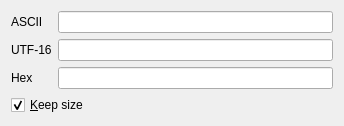
<?xml version="1.0" encoding="UTF-8"?>
<ui version="4.0">
 <author>Evan Teran</author>
 <class>BinaryStringWidget</class>
 <widget class="QWidget" name="BinaryStringWidget">
  <property name="geometry">
   <rect>
    <x>0</x>
    <y>0</y>
    <width>344</width>
    <height>105</height>
   </rect>
  </property>
  <property name="windowTitle">
   <string>BinaryString</string>
  </property>
  <layout class="QGridLayout">
   <item row="2" column="1">
    <widget class="QLineEdit" name="txtHex">
     <property name="font">
      <font>
       <family>Monospace</family>
      </font>
     </property>
    </widget>
   </item>
   <item row="0" column="1">
    <widget class="QLineEdit" name="txtAscii">
     <property name="font">
      <font>
       <family>Monospace</family>
      </font>
     </property>
    </widget>
   </item>
   <item row="1" column="0">
    <widget class="QLabel" name="lblUTF16">
     <property name="text">
      <string>UTF-16</string>
     </property>
     <property name="buddy">
      <cstring>txtUTF16</cstring>
     </property>
    </widget>
   </item>
   <item row="0" column="0">
    <widget class="QLabel" name="lblAscii">
     <property name="text">
      <string>ASCII</string>
     </property>
     <property name="buddy">
      <cstring>txtAscii</cstring>
     </property>
    </widget>
   </item>
   <item row="1" column="1">
    <widget class="QLineEdit" name="txtUTF16">
     <property name="font">
      <font>
       <family>Monospace</family>
      </font>
     </property>
    </widget>
   </item>
   <item row="2" column="0">
    <widget class="QLabel" name="lblHex">
     <property name="text">
      <string>Hex</string>
     </property>
     <property name="buddy">
      <cstring>txtHex</cstring>
     </property>
    </widget>
   </item>
   <item row="3" column="0" colspan="2">
    <widget class="QCheckBox" name="keepSize">
     <property name="text">
      <string>&amp;Keep size</string>
     </property>
     <property name="checked">
      <bool>true</bool>
     </property>
    </widget>
   </item>
  </layout>
 </widget>
 <tabstops>
  <tabstop>txtAscii</tabstop>
  <tabstop>txtUTF16</tabstop>
  <tabstop>txtHex</tabstop>
 </tabstops>
 <resources/>
 <connections/>
</ui>
